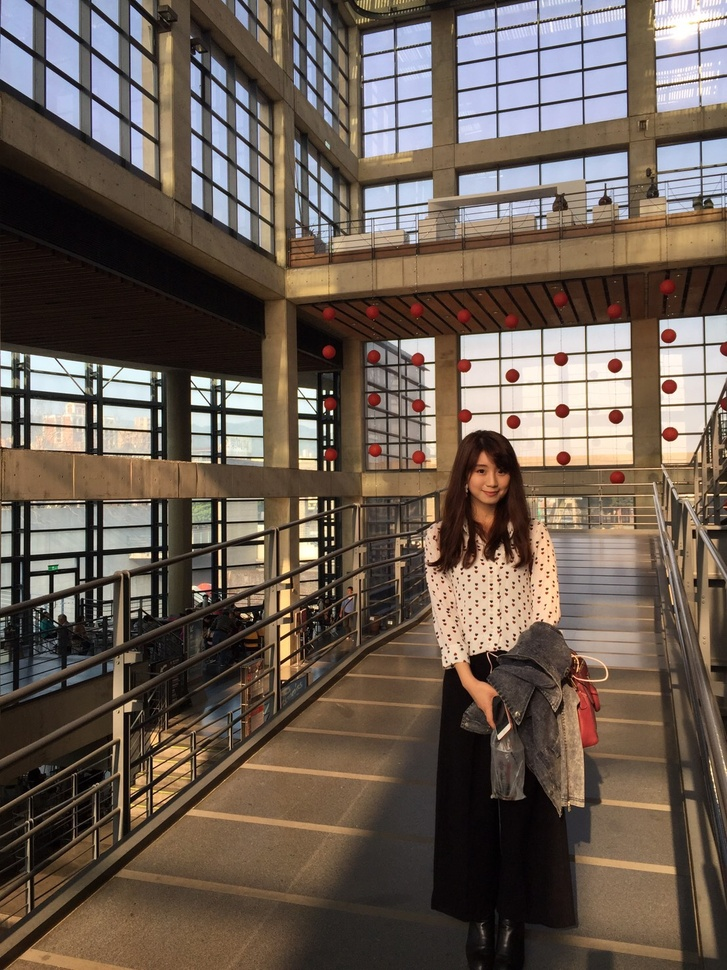
#> input picture read/convert_image.jpg, 727 x 970 px, shrunk from 1108 x 1478 before the run, found by its file name; its folder holds only this picture in this run
$ python class15_image.py
#> lines starting #> are read from the running program, lines starting #| are printed output that depends on the picture
import os
from PIL import Image

# [4 lines of commented-out code are left out]

def trans_image_to_bw(file_path, output_path, file):
#> called with file_path = './read', output_path = './output', file = 'convert_image.jpg'
    image_file = Image.open(os.path.join(file_path, file)) # 可以用os.path.join將路徑合併
#> image_file is the input picture: PIL image 727x970 RGB; mean R, G, B 106.6, 93.1, 82.6
    image_file = image_file.convert('L') #1也可以但是畫質不好所以用Ｌ
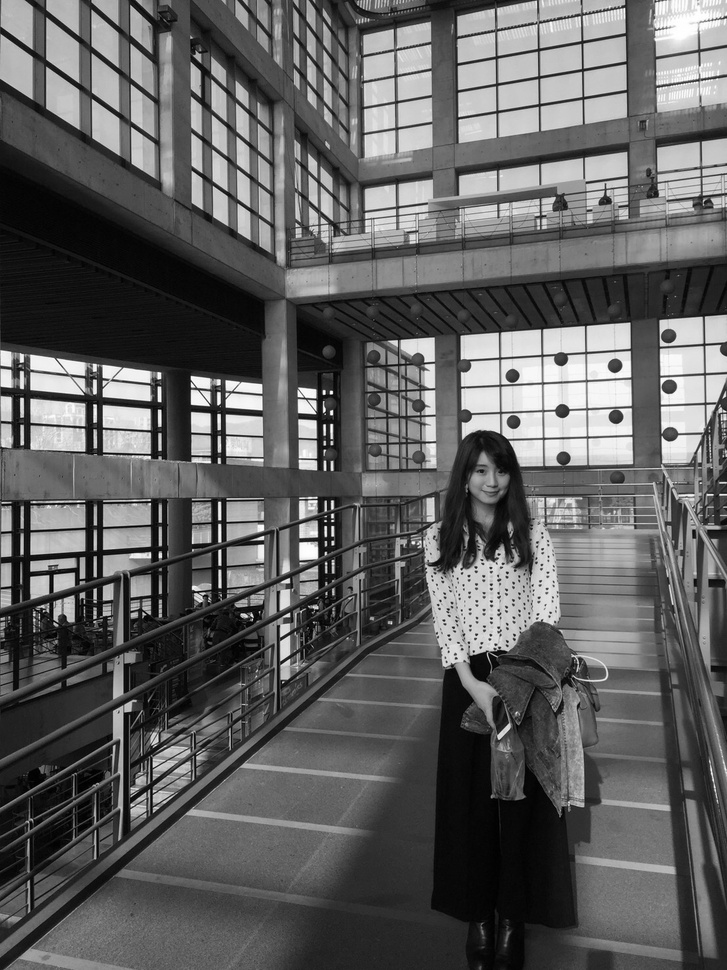
#> image_file: PIL image 727x970 L; min 0, max 255, mean 95.9
    new_file = file[:-4]+'_bw.png' # file[:-4]是指只取.jpg之前的字串(名字)
    image_file.save(os.path.join(output_path, new_file))

file_path = "./read"
output_path = "./output"
for file in os.listdir(file_path):
    if file.endswith(".jpg") or file.endswith(".png"):
        print(file)
        trans_image_to_bw(file_path, output_path, file)
